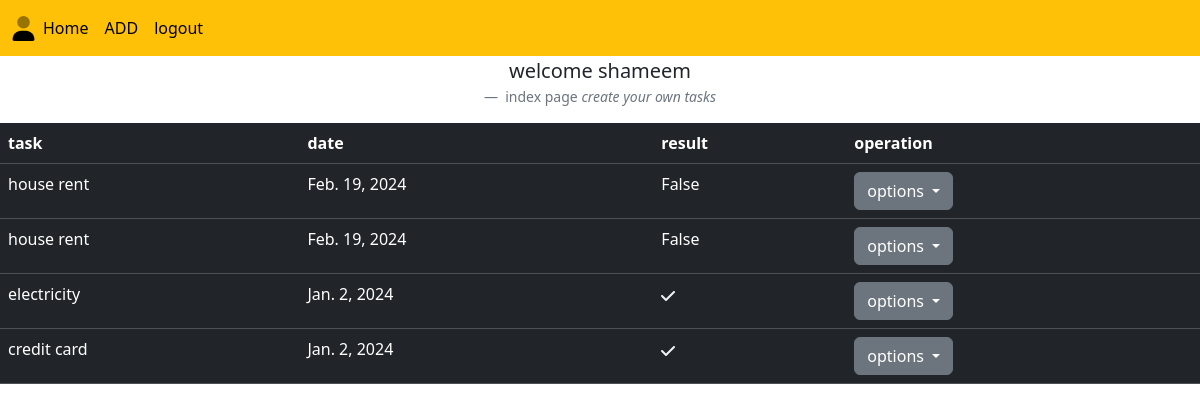
The app's page /table/ (signed in) with its own data.
### reminder/models.py (models this page shows, shortened)
class Task(models.Model):
    name=models.CharField(max_length=20)
    date=models.DateField(auto_now_add=True)
    user=models.ForeignKey(User,on_delete=models.CASCADE)
    complete=models.BooleanField(default=False)

### reminder/views.py (the view, shortened to what this page needs)
# urls.py: path('table/',Tableview.as_view(),name="table"),
class Tableview(View):
    def get(self,request,*args,**kwargs):
        data=Task.objects.filter(user=request.user).order_by('complete')
        return render(request,"table.html",{"data":data})

### reminder/templates/table.html (shortened to what this page needs)
{% extends 'home.html' %}
{% block body %}
<figure class="text-center">
    <blockquote class="blockquote">
      <p>welcome {{request.user}}</p>
    </blockquote>
    <figcaption class="blockquote-footer">
        index page <cite title="Source Title">create your own tasks</cite>
    </figcaption>
  </figure>
<div >
    <table class="table table-dark table-hover" >
        <tr>
            <th>task</th>
            <th>date</th>
            <th>result</th>
            <th>operation</th>
        </tr>
        {% for i in data %}
        <tr>
            <td>{{i.name}}</td>
            <td>{{i.date}}</td>
            {% if i.complete == False%}
            <td>{{i.complete}}</td>
            {% else %}
            <td></td>
             {% endif %}
            <td> <div class="dropdown">
                <button class="btn btn-secondary dropdown-toggle" type="button" id="dropdownMenuButton1" data-bs-toggle="dropdown" aria-expanded="false">
                  options
                </button>
              </div></td>
        </tr>
        {% endfor %}
      </table>
    </div>
{% endblock %}

### records on screen
Task: name "house rent", date "Feb. 19, 2024", complete "False"
Task: name "house rent", date "Feb. 19, 2024", complete "False"
Task: name "electricity", date "Jan. 2, 2024", complete True (drawn)
Task: name "credit card", date "Jan. 2, 2024", complete True (drawn)

### other values on screen
{{ request.user }} "shameem"
